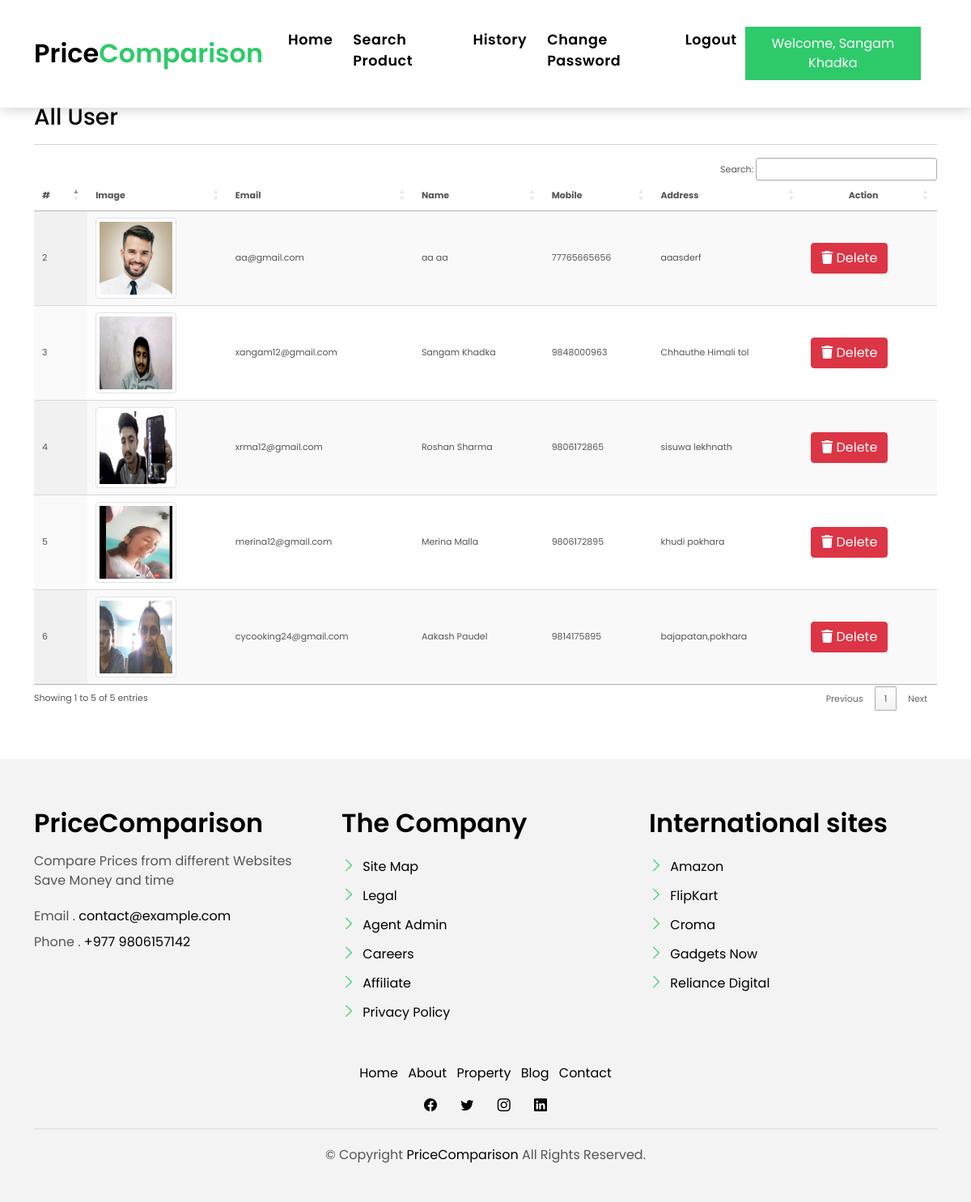
The page /all-user/ (signed in) on the database its author committed.
### myapp/models.py (models this page shows, shortened)
class Register(models.Model):
    user = models.ForeignKey(User, on_delete=models.CASCADE, null=True, blank=True)
    mobile = models.CharField(max_length=10, null=True, blank=True)
    address = models.TextField(null=True, blank=True)
    image = models.FileField(null=True, blank=True)

### myapp/views.py (the view)
# urls.py: path('all-user/', all_user, name="all_user"),
@login_required(login_url ='/signin/')
def all_user(request):
    data = Register.objects.filter()
    return render(request, "all_user.html", locals())

### DjPriceCompare/myapp/templates/all_user.html (shortened to what this page needs)
{% include 'base.html' %}
{% load static %}
{% block body %}
<link rel="stylesheet" href="https://cdnjs.cloudflare.com/ajax/libs/font-awesome/6.2.0/css/all.min.css" />
<section class="section-services section-t8">
    <div class="container">
    <h3>All User </h3><hr>
    <div class="table-responsive">
        <table id="example1" class="display nowrap" style="width: 100%">
            <thead>
              <tr>
                <th>#</th>
                <th>Image</th>
                <th>Email</th>
                <th>Name</th>
                <th>Mobile</th>
                <th>Address</th>
                <th style="text-align: center">Action</th>
              </tr>
            </thead>
            <tbody>
              {% for i in data %}
              <tr>
                <td>{{i.id}}</td>
                <td><img src="{{i.image.url}}" class="img-thumbnail" style="width:100px;height:100px"/></td>
                <td>{{i.user.username}}</td>
                <td>{{i.user.first_name}} {{i.user.last_name}}</td>
                <td>{{i.mobile}}</td>
                <td>{{i.address}}</td>
                <td>
                  <a href="/delete-user/{{i.id}}/" title="Delete History" class="btn btn-danger" onclick="return confirm('Are your sure?')"><i class="fas fa-trash" aria-hidden="true"></i> Delete</a>
                </td>
              </tr>
              {% endfor %}
            </tbody>
          </table>
    </div>
  </div>
{% include 'footer.html' %}
{% include 'tablecdn.html' %}
{% endblock  %}

### DjPriceCompare/myapp/templates/base.html (shortened to what this page needs)
<!DOCTYPE html>
{% load static %}
<html lang="en">
<head>
  <link href="{% static 'assets/vendor/animate.css/animate.min.css' %}" rel="stylesheet">
  <link href="{% static 'assets/vendor/bootstrap/css/bootstrap.min.css' %}" rel="stylesheet">
  <link href="{% static 'assets/vendor/bootstrap-icons/bootstrap-icons.css' %}" rel="stylesheet">
  <link href="{% static 'assets/vendor/swiper/swiper-bundle.min.css' %}" rel="stylesheet">
  <link href="{% static 'assets/css/style.css' %}" rel="stylesheet">
</head>
<body>
  <nav class="navbar navbar-default navbar-trans navbar-expand-lg fixed-top">
    <div class="container">
      <a class="navbar-brand text-brand" href="/">Price<span class="color-b">Comparison</span></a>
      <div class="navbar-collapse collapse justify-content-center" id="navbarDefault">
        <ul class="navbar-nav">
          <li class="nav-item">
            <a class="nav-link active" href="/">Home</a>
          </li>
        {% if not request.user.is_authenticated %}
          <li class="nav-item">
            <a class="nav-link " href="/about/">About</a>
          </li>
          <li class="nav-item">
            <a class="nav-link " href="/contact/">Contact</a>
          </li>
        {% else %}
          <li class="nav-item">
            <a class="nav-link " href="/search-product/">Search Product</a>
          </li>
          <li class="nav-item">
            <a class="nav-link " href="/my-history/">History</a>
          </li>
          <li class="nav-item">
            <a class="nav-link " href="/change-password/">Change Password</a>
          </li>
          <li class="nav-item">
            <a class="nav-link " href="/logout-user/">Logout</a>
          </li>
        {% endif %}
        </ul>
      </div>
        {% if not request.user.is_authenticated %}
            <a href="/register/" style="margin-right:20px">
                <button type="button" class="btn btn-b-n p-2">
                    Signup
                </button>
            </a>
            <a href="/signin/" style="margin-right:20px">
                <button type="button" class="btn btn-b-n p-2">
                    Signin
                </button>
            </a>
            <a href="/admin-signin/" style="margin-right:20px">
              <button type="button" class="btn btn-b-n p-2">
                  Admin Signin
              </button>
            </a>
       {% else %}
            <a href="{% if request.user.is_staff %}#{% else %}/update-profile/{% endif %}" style="margin-right:20px">
                <button type="button" class="btn btn-b-n p-2">
                    Welcome, {% if request.user.first_name %}{{request.user.first_name}} {{request.user.last_name}}{% else %}{{request.user.username}}{% endif %}
                </button>
            </a>
        {% endif %}
    </div>
  </nav>
</body>
</html>

### DjPriceCompare/myapp/templates/footer.html (shortened to what this page needs)
{% load static %}
  <section class="section-footer">
    <div class="container">
      <div class="row">
        <div class="col-sm-12 col-md-4">
          <div class="widget-a">
            <div class="w-header-a">
              <h3 class="w-title-a text-brand">PriceComparison</h3>
            </div>
            <div class="w-body-a">
              <p class="w-text-a color-text-a">
                Compare Prices from different Websites
                <br>Save Money and time
              </p>
            </div>
            <div class="w-footer-a">
              <ul class="list-unstyled">
                <li class="color-a">
                  <span class="color-text-a">Email .</span> contact@example.com
                </li>
                <li class="color-a">
                  <span class="color-text-a">Phone .</span> +977 9806157142
                </li>
              </ul>
            </div>
          </div>
        </div>
        <div class="col-sm-12 col-md-4 section-md-t3">
          <div class="widget-a">
            <div class="w-header-a">
              <h3 class="w-title-a text-brand">The Company</h3>
            </div>
            <div class="w-body-a">
              <div class="w-body-a">
                <ul class="list-unstyled">
                  <li class="item-list-a">
                    <i class="bi bi-chevron-right"></i> <a href="#">Site Map</a>
                  </li>
                  <li class="item-list-a">
                    <i class="bi bi-chevron-right"></i> <a href="#">Legal</a>
                  </li>
                  <li class="item-list-a">
                    <i class="bi bi-chevron-right"></i> <a href="#">Agent Admin</a>
                  </li>
                  <li class="item-list-a">
                    <i class="bi bi-chevron-right"></i> <a href="#">Careers</a>
                  </li>
                  <li class="item-list-a">
                    <i class="bi bi-chevron-right"></i> <a href="#">Affiliate</a>
                  </li>
                  <li class="item-list-a">
                    <i class="bi bi-chevron-right"></i> <a href="#">Privacy Policy</a>
                  </li>
                </ul>
              </div>
            </div>
          </div>
        </div>
        <div class="col-sm-12 col-md-4 section-md-t3">
          <div class="widget-a">
            <div class="w-header-a">
              <h3 class="w-title-a text-brand">International sites</h3>
            </div>
            <div class="w-body-a">
              <ul class="list-unstyled">
                <li class="item-list-a">
                  <i class="bi bi-chevron-right"></i> <a href="#">Amazon</a>
                </li>
                <li class="item-list-a">
                  <i class="bi bi-chevron-right"></i> <a href="#">FlipKart</a>
                </li>
                <li class="item-list-a">
                  <i class="bi bi-chevron-right"></i> <a href="#">Croma</a>
                </li>
                <li class="item-list-a">
                  <i class="bi bi-chevron-right"></i> <a href="#">Gadgets Now</a>
                </li>
                <li class="item-list-a">
                  <i class="bi bi-chevron-right"></i> <a href="#">Reliance Digital</a>
                </li>
              </ul>
            </div>
          </div>
        </div>
      </div>
    </div>
  </section>
  <footer>
    <div class="container">
      <div class="row">
        <div class="col-md-12">
          <nav class="nav-footer">
            <ul class="list-inline">
              <li class="list-inline-item">
                <a href="#">Home</a>
              </li>
              <li class="list-inline-item">
                <a href="#">About</a>
              </li>
              <li class="list-inline-item">
                <a href="#">Property</a>
              </li>
              <li class="list-inline-item">
                <a href="#">Blog</a>
              </li>
              <li class="list-inline-item">
                <a href="#">Contact</a>
              </li>
            </ul>
          </nav>
          <div class="socials-a">
            <ul class="list-inline">
              <li class="list-inline-item">
                <a href="#">
                  <i class="bi bi-facebook" aria-hidden="true"></i>
                </a>
              </li>
              <li class="list-inline-item">
                <a href="#">
                  <i class="bi bi-twitter" aria-hidden="true"></i>
                </a>
              </li>
              <li class="list-inline-item">
                <a href="#">
                  <i class="bi bi-instagram" aria-hidden="true"></i>
                </a>
              </li>
              <li class="list-inline-item">
                <a href="#">
                  <i class="bi bi-linkedin" aria-hidden="true"></i>
                </a>
              </li>
            </ul>
          </div>
          <div class="copyright-footer">
            <p class="copyright color-text-a">
              &copy; Copyright
              <span class="color-a">PriceComparison</span> All Rights Reserved.
            </p>
          </div>
        </div>
      </div>
    </div>
  </footer>

### DjPriceCompare/myapp/templates/tablecdn.html (shortened to what this page needs)
<link href="https://cdn.datatables.net/1.12.1/css/jquery.dataTables.min.css" rel="stylesheet" type="text/css" />
<link href="https://cdn.datatables.net/buttons/2.2.3/css/buttons.dataTables.min.css" rel="stylesheet" type="text/css" />

### myapp/static/assets/css/style.css (style rules this page uses)
body { font-family: "Poppins", sans-serif; color: #555555; }
h1, h2, h3, h4, h5, h6 { color: #000000; }
a { color: #000000; text-decoration: none; transition: all 0.5s ease; }
.text-brand { color: #000000; font-size: 2rem; font-weight: 600; }
.color-a { text-decoration: none; color: #000000; }
.color-b { color: #2eca6a; }
.color-text-a { text-decoration: none; color: #555555; }
.section-t8 { padding-top: 8rem; }
.socials-a { text-decoration: none; }
.socials-a .list-inline-item:not(:last-child) { margin-right: 25px; }
.btn { transition: 0.5s ease; }
.btn.btn-b-n { background-color: #2eca6a; color: #ffffff; border-radius: 0; }
.navbar-default { transition: all 0.5s ease-in-out; background-color: #ffffff; padding-top: 28px; padding-bottom: 28px; -webkit-backface-visibility: hidden; backface-visibility: hidden; box-shadow: 1px 2px 15px rgba(100, 100, 100, 0.3); }
.navbar-default.navbar-trans, .navbar-default.navbar-reduce { -webkit-backface-visibility: hidden; backface-visibility: hidden; }
.navbar-default.navbar-trans .nav-item, .navbar-default.navbar-reduce .nav-item { position: relative; padding-right: 10px; padding-bottom: 8px; margin-left: 0; }
@media (min-width: 768px) { .navbar-default.navbar-trans .nav-item, .navbar-default.navbar-reduce .nav-item { margin-left: 15px; } }
.navbar-default.navbar-trans .nav-link, .navbar-default.navbar-reduce .nav-link { font-size: 1.1rem; color: #000000; font-weight: 600; letter-spacing: 0.03em; transition: all 0.1s ease-in-out; position: relative; padding-left: 0; padding-right: 0; }
.navbar-default.navbar-trans .nav-link:before, .navbar-default.navbar-reduce .nav-link:before { content: ""; position: absolute; bottom: 5px; left: 0; width: 100%; height: 2px; z-index: 0; background-color: #2eca6a; transform: scaleX(0); transform-origin: right; transition: transform 0.2s ease-out, opacity 0.2s ease-out 0.3s; }
.navbar-default.navbar-trans .show > .nav-link:before, .navbar-default.navbar-trans .active > .nav-link:before, .navbar-default.navbar-trans .nav-link.show:before, .navbar-default.navbar-trans .nav-link.active:before, .navbar-default.navbar-reduce .show > .nav-link:before, .navbar-default.navbar-reduce .active > .nav-link:before, .navbar-default.navbar-reduce .nav-link.show:before, .navbar-default.navbar-reduce .nav-link.active:before { transform: scaleX(1); }
.navbar-default.navbar-trans .nav-link:before { background-color: #ffffff; }
.navbar-default.navbar-trans .show > .nav-link, .navbar-default.navbar-trans .active > .nav-link, .navbar-default.navbar-trans .nav-link.show, .navbar-default.navbar-trans .nav-link.active { color: #000000; }
.section-footer { padding-top: 60px; margin-top: 60px; background: #f3f3f3; }
.section-footer ul { line-height: 2; }
.section-footer .item-list-a i { font-size: 18px; padding-right: 4px; color: #2eca6a; }
.section-footer .widget-a .w-title-a { margin-bottom: 1rem; }
footer { background: #f3f3f3; text-align: center; padding: 30px 0; }
footer .copyright-footer { border-top: 1px solid #ddd; padding-top: 20px; }

### DjPriceCompare/myapp/templates/all_user.html (style rules this page uses)
img { width: 60px; height: 60px; }
.table-responsive { font-size:11px; }
td { padding:0px; }

### rows shown on the page
Register: id "2", image (picture), user.username "aa@gmail.com", user.first_name "aa", user.last_name "aa", mobile "77765665656", address "aaasderf"
Register: id "3", image (picture), user.username "xangam12@gmail.com", user.first_name "Sangam", user.last_name "Khadka", mobile "9848000963", address "Chhauthe Himali tol"
Register: id "4", image (picture), user.username "xrma12@gmail.com", user.first_name "Roshan", user.last_name "Sharma", mobile "9806172865", address "sisuwa lekhnath"
Register: id "5", image (picture), user.username "merina12@gmail.com", user.first_name "Merina", user.last_name "Malla", mobile "9806172895", address "khudi pokhara"
Register: id "6", image (picture), user.username "cycooking24@gmail.com", user.first_name "Aakash", user.last_name "Paudel", mobile "9814175895", address "bajapatan,pokhara"

### other values the page prints
{{ request.user.first_name }} "Sangam"
{{ request.user.last_name }} "Khadka"
